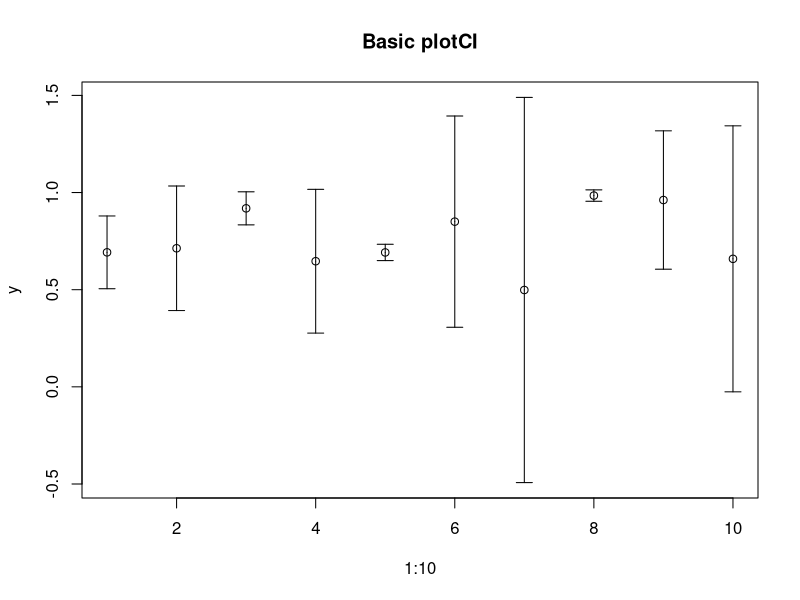
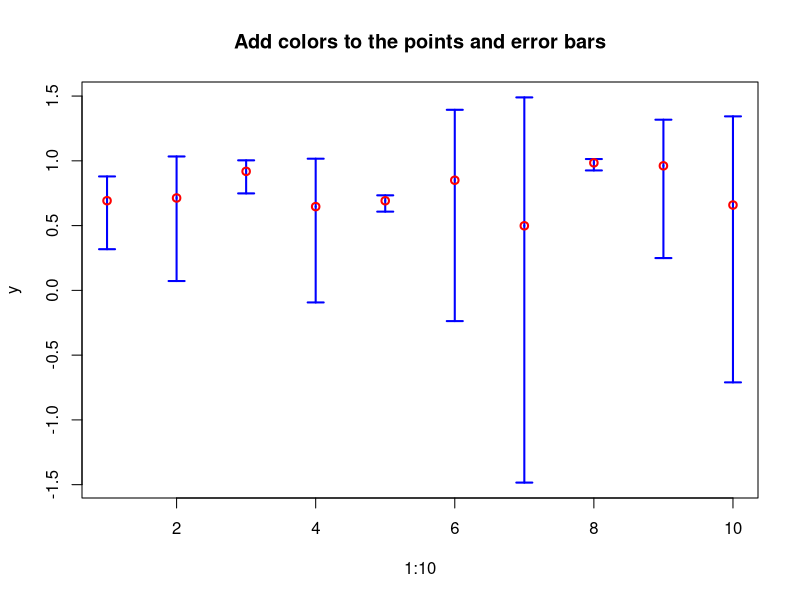
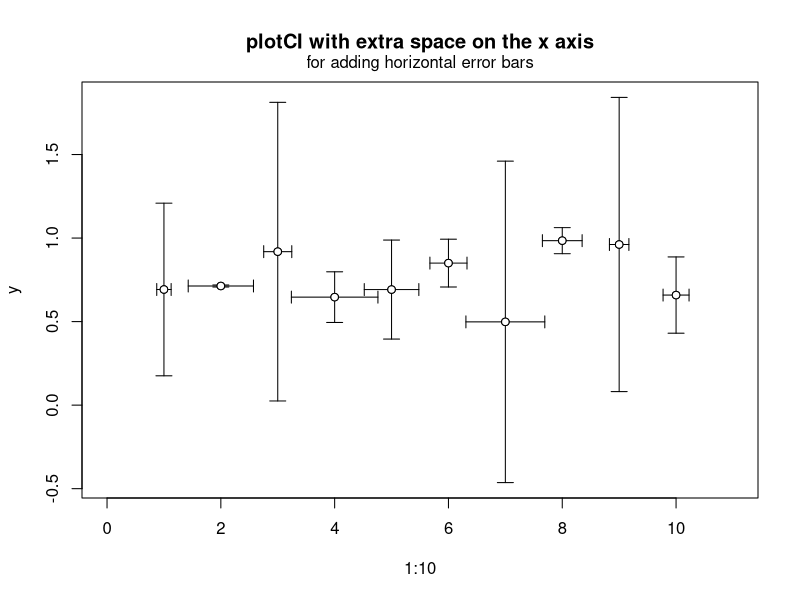
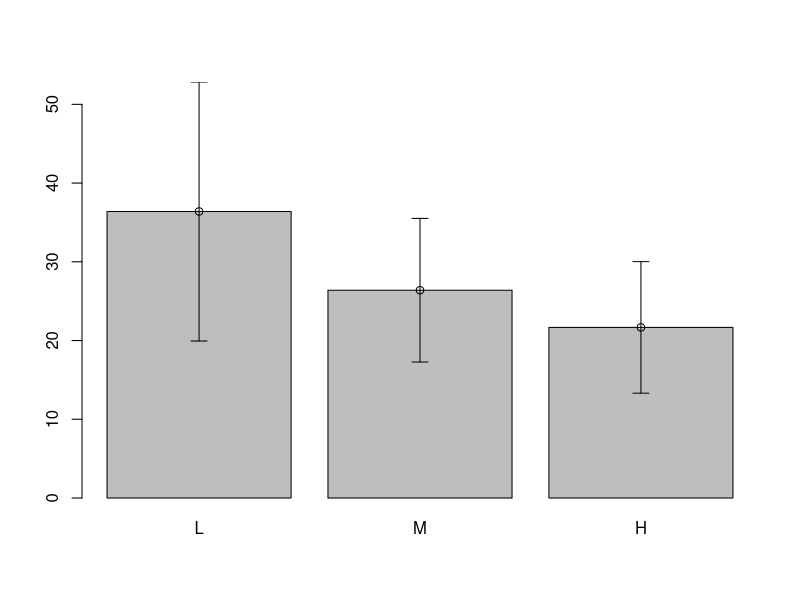
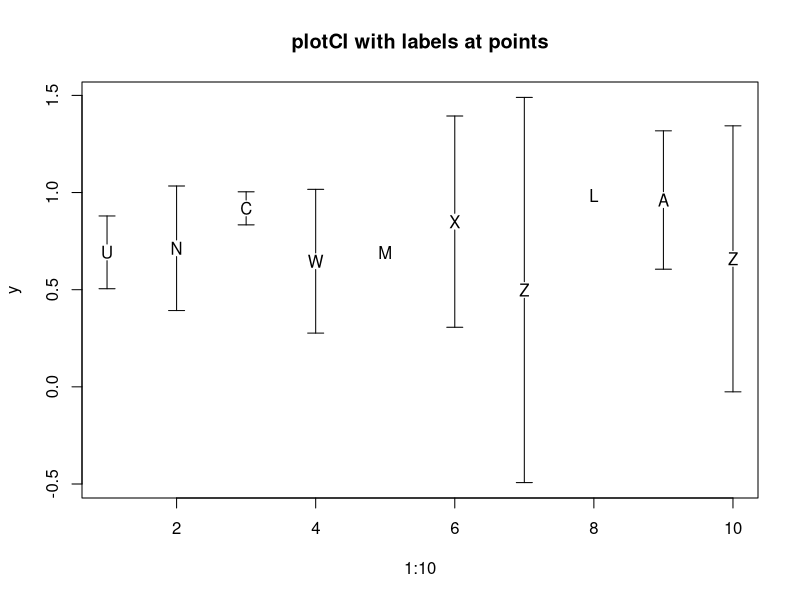

Write R code to recreate these figures, in order.
library(plotrix)


### Name: plotCI
### Title: Plot confidence intervals/error bars
### Aliases: plotCI
### Keywords: hplot

### ** Examples

 y<-runif(10)
 err<-runif(10)
 plotCI(1:10,y,err,main="Basic plotCI")
 plotCI(1:10,y,err,2*err,lwd=2,col="red",scol="blue",
  main="Add colors to the points and error bars")
 err.x<-runif(10)
 err.y<-runif(10)
 plotCI(1:10,y,err.y,pt.bg=par("bg"),pch=21,xlim=c(0,11),
  main="plotCI with extra space on the x axis")
 plotCI(1:10,y,err.x,pt.bg=par("bg"),pch=21,err="x",add=TRUE)
 mtext("for adding horizontal error bars",3,0.5)
 data(warpbreaks)
 attach(warpbreaks)
 wmeans<-by(breaks,tension,mean)
 wsd<-by(breaks,tension,sd)
 ## note that barplot() returns the midpoints of the bars, which plotCI
 ##  uses as x-coordinates
 plotCI(barplot(wmeans,col="gray",ylim=c(0,max(wmeans+wsd))),wmeans,wsd,add=TRUE)
 ## using labels instead of points
 labs<-sample(LETTERS,replace=TRUE,size=10)
 plotCI(1:10,y,err,pch=NA,gap=0.02,main="plotCI with labels at points")
 text(1:10,y,labs)
